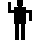

Reproduce this figure in Python.
#Name:  Ken Ko
#Email:  ken.ko17@myhunter.cuny.edu
#Date: October 3, 2021
#This program creates an image of a pixel person.

# Import the packages for images and arrays:
import matplotlib.pyplot as plt
import numpy as np

# Creates a 3D array of 1's
player_width = 40
player_height = 40
person = np.ones((player_height,player_width,3))

# Draws the head and neck of the person in black
person[:6,17:23,:] = 0
person[6:7,18:22,:] = 0

# Draws the torso of the person in black
person[7:24,14:26,:] = 0

# Draws the legs
person[24:41,15:19,:] = 0
person[24:41,21:25,:] = 0

# Draws the arms
person[10:13,8:14,:] = 0
person[10:13,26:32,:] = 0
person[2:10,8:11,:] = 0
person[13:21,29:32,:] = 0

# Loads array into pyplot to translate into an image
plt.imshow(person)

# Displays the image
plt.show()

# Saves the image
plt.imsave("person.png",person);
